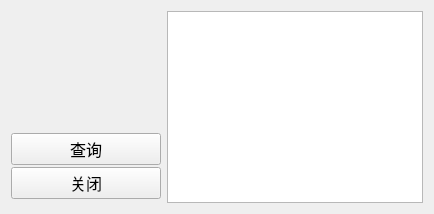
        <widget class="QWidget" name="work_record">
         <property name="styleSheet">
          <string notr="true">QWidget#work_record{
	border-image: url(:/usermanagement/images/cherry_tree_1.png);
}</string>
         </property>
         <attribute name="title">
          <string>工作日志</string>
         </attribute>
         <layout class="QHBoxLayout" name="horizontalLayout_4">
          <item>
           <layout class="QGridLayout" name="gridLayout_3">
            <property name="topMargin">
             <number>120</number>
            </property>
            <property name="spacing">
             <number>0</number>
            </property>
            <item row="1" column="0">
             <widget class="QPushButton" name="close_query_btn_">
              <property name="minimumSize">
               <size>
                <width>150</width>
                <height>30</height>
               </size>
              </property>
              <property name="styleSheet">
               <string notr="true">QPushButton{
	font-size: 12pt;
	font-family: 微软雅黑,宋体;
}</string>
              </property>
              <property name="text">
               <string>关闭</string>
              </property>
             </widget>
            </item>
            <item row="0" column="0">
             <widget class="QPushButton" name="query_btn">
              <property name="minimumSize">
               <size>
                <width>150</width>
                <height>30</height>
               </size>
              </property>
              <property name="styleSheet">
               <string notr="true">QPushButton{
	font-size: 12pt;
	font-family: 微软雅黑,宋体;
}</string>
              </property>
              <property name="text">
               <string>查询</string>
              </property>
             </widget>
            </item>
           </layout>
          </item>
          <item>
           <widget class="QTextEdit" name="sqllog_textEdit">
            <property name="styleSheet">
             <string notr="true">QTextEdit{
	font: 10pt &quot;微软雅黑&quot;;
}</string>
            </property>
            <property name="readOnly">
             <bool>true</bool>
            </property>
           </widget>
          </item>
         </layout>
        </widget>
